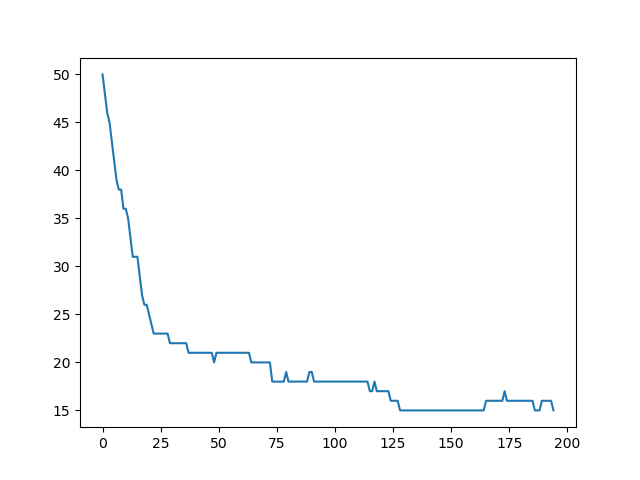

Recreate this plot in Python.
from PopStuff import *
from Chromozome import Chromozome
import numpy as np

def Hill(size, brd, minValue):
    Pop = initPop(size, brd)
    evalPop(Pop)

    plotIter = []
    plotFitness = []

    xStar = best(Pop)
    x = best(Pop)
    #Tabu = []
    iter = 0

    noGenes = len(brd.coord_X)
    dim = brd.dim

    while(True):
        plotIter.append(iter)
        plotFitness.append(x.fitness)

        iter += 1

        if(iter % 10 == 0):
            print("Iteration: ", iter, " - fitness: ", x.fitness)
            if(iter % 100 == 0):
                print(x.genes)

        subset = []
        for i in range(0, size):
            pos1 = random.randint(0, len(brd.coord_X) - 1) 
            pos2 = random.randint(0, len(brd.coord_X) - 1) 
            ch = Chromozome(noGenes, dim, brd)
            ch.genes = np.array(x.genes)
            ch.genes[pos1] = str(random.randint(1, brd.dim))
            ch.genes[pos2] = str(random.randint(1, brd.dim))
            #if(ch not in tabu):
            subset.append(ch)

        evalPop(subset)
        s = best(subset)
        if(s.fitness < x.fitness):
            x = s
        elif(np.random.random_sample() < 0.4):
            x = s
        
        if(x.fitness < minValue):
            plt.plot(plotIter, plotFitness)
            plt.show()
            return x
